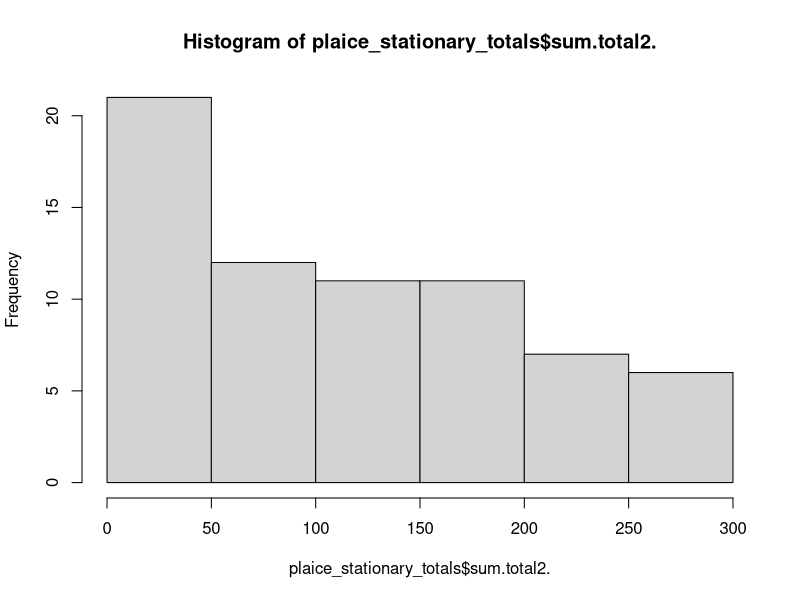
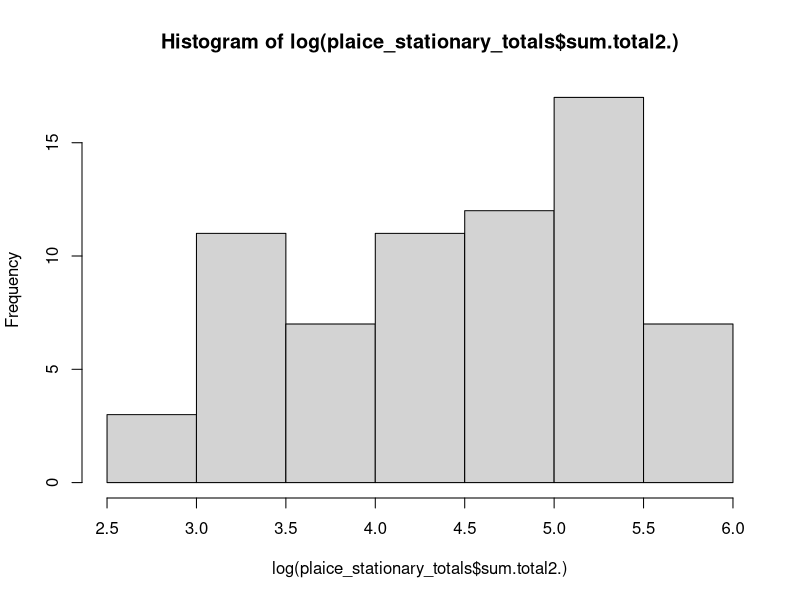
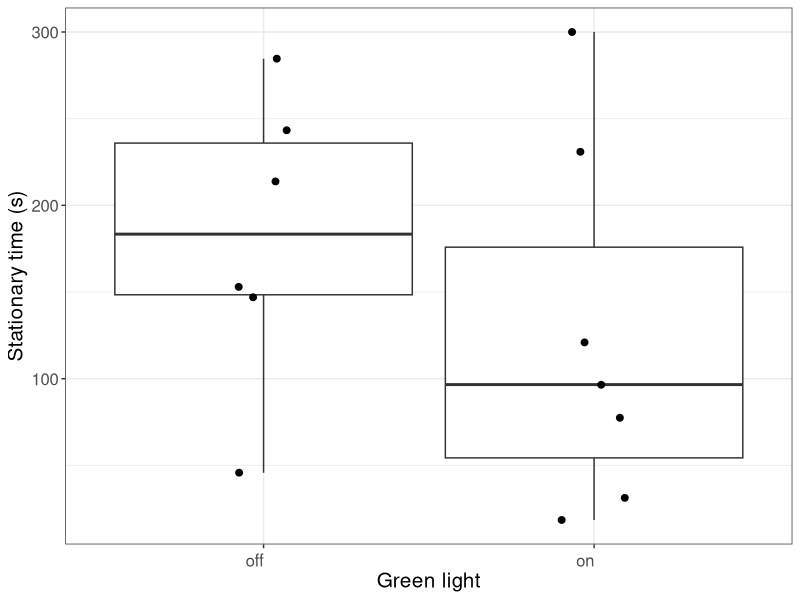
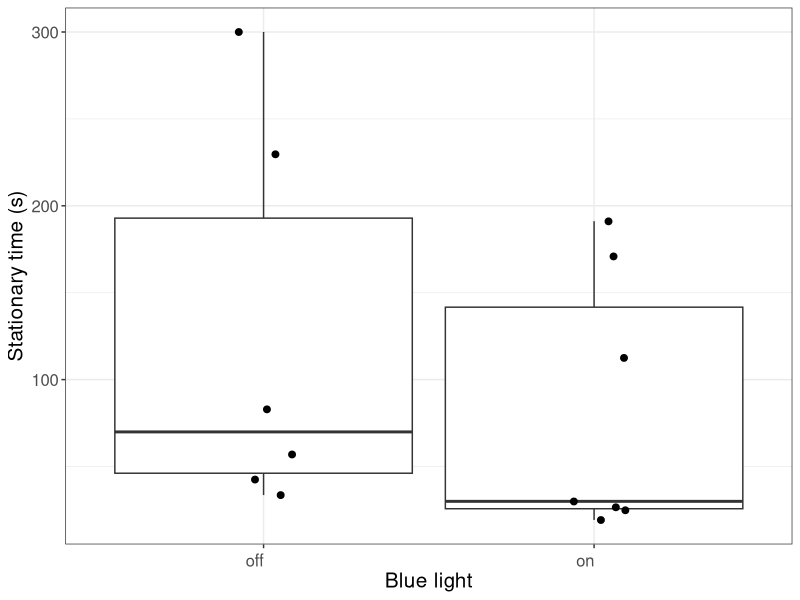
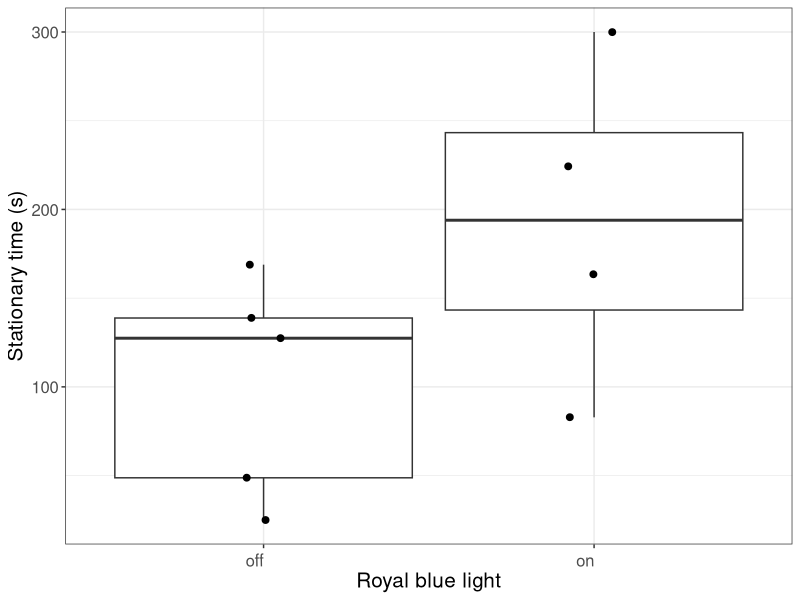
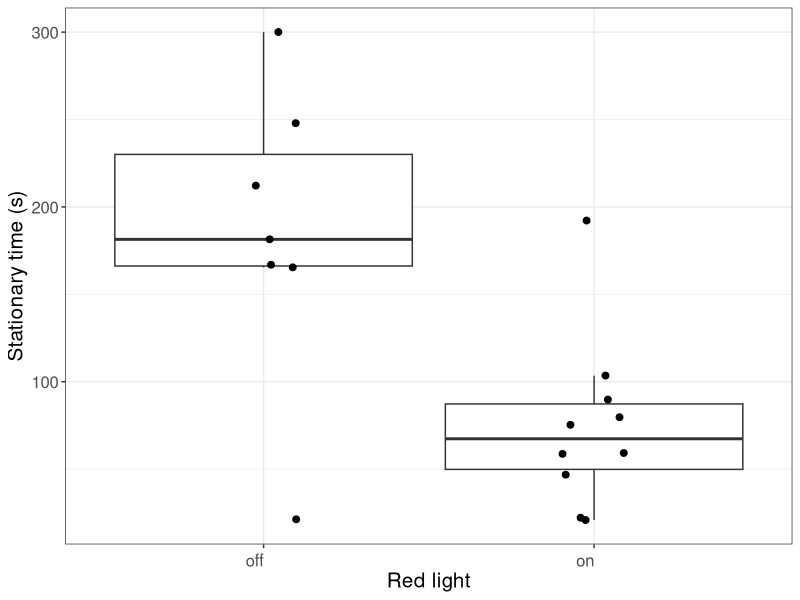
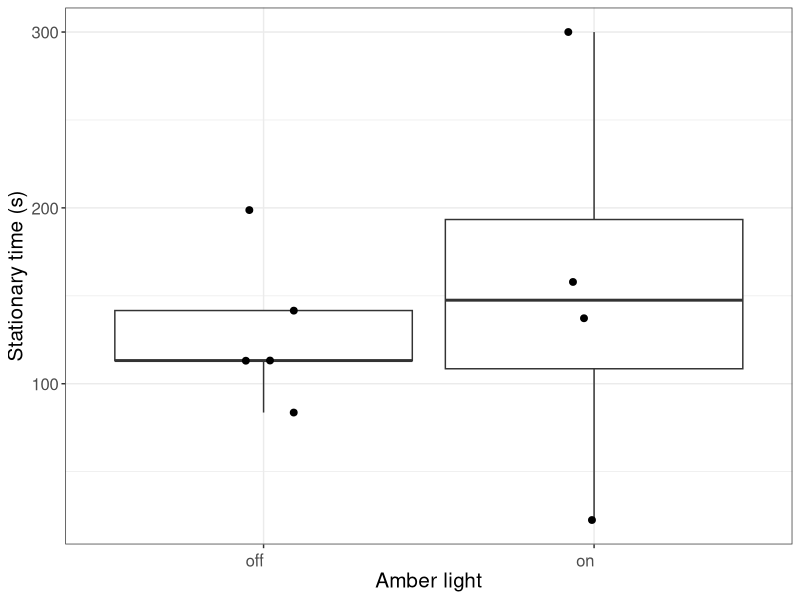
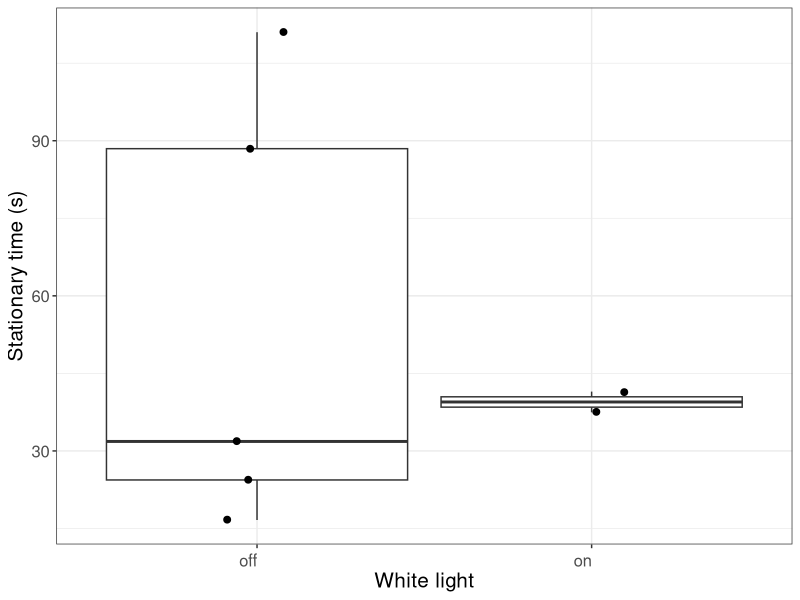

Here is the R script that generated these plots, in order:
###Plaice Tank Trial analysis
##Tank trials took place between 13th May 2021 and 23rd August 2021
##14 plaice were measured, where only 5 moved
#The tank was 2.5m by 170cm tank, with a blue fabric background and sand/sediment bottom
##subjected fish to light (around 50 watts**, a single LED made by SafetyNet Technologies)for 5 minutes, with 5 mins of no light immediately before
#stationary_(light or control)_stop = fish starts to move again
##each behaviour was also characterised as either _on or _off #The tank was 2.5m by 170cm tank, with a blue fabric background and sand/sediment bottom
##subjected fish to light (around 50 watts**, a single LED made by SafetyNet Technologies)for 5 minutes, with 5 mins of no light immediately before
##6 light colours were used - blue, red, green, white, amber, royal blue 
##repeated for continuous and flashing light (4hz)
##one light was at either end of the tank - and I alternated between which side was switched on to rule out a tank-side bias 
##therefore, the light that was not  being switched on at one end of the tank was the control light
##videos analysed to see how fish responded to light, and whether certain colours influenced type of response)
#Behaviour types: 
#stationary_(light or control) = fish stationary for at least 15 seconds
#stationary_(light or control)_stop = fish starts to move again
##each behaviour was also characterised as either _on or _off 

#set wd
library(dplyr)
library(ggplot2)
library(ggpubr)

##out of 14 plaice, only 5 moved (and subsequently only 5 have been analysed, as the other 9 did not move the entire trial)

#setwd
###needs length in
plaice_stationary<-read.csv("plaice_stationary.csv")
###raw stationary data
plaice_stationary2<-plaice_stationary[,-(1)]   

plaice_stationary_totals<-read.csv("stationary_total_control_exp.csv")
##totals for either control or exp side of tank.
##possibility of 4 data points per plaice per colour mode. 
##at least one value for total time spent stationary in on/off light conditions
plaice_stat_entire_trial<-read.csv("plaice_stat_colours2.csv")
##Plaice trials where plaice were stationary for entirety of lights off and on conditions for certain colours
plaice_active_entiretrial<-read.csv("plaice_active_entiretrial.csv")
###plaice trials where plaice plaice were active entire time for a light colour trial

##trials where plaice were stationary entire time
#stat_totes<-plaice_stationary2%>% group_by(trial_number, light_colour, light_type) %>%
#  filter(time[2]>= 590 & time[1]<=16)
#stat_total<- split(stat_totes, paste0(stat_totes$trial_number,sep="_", stat_totes$light_type, sep="_", stat_totes$light_colour))


##get rid of trials that were stationary the whole time (each trial less than 2 and first value in time column less than 16 seconds are deleted)
stat_filter<-plaice_stationary2%>% group_by(trial_number, light_colour, light_type) %>%
  filter(!(n() <= 2 & time[1]<=16))
###list to see diff group numbers
stat_filter2<-stat_filter%>% group_by(trial_number, light_colour, light_type) %>%
  filter(!(n() <= 1))
trials<- split(stat_filter2, paste0(stat_filter2$trial_number,sep="_", stat_filter2$light_type, sep="_", stat_filter2$light_colour))
##30 different trials that had stationary episodes, but weren't stationary for the whole trial

###Questions-
##Does light affect behaviour? - compare behaviour between 'on' and 'off' codes. 
##Does light colour affect behaviour? - compare behaviour across colours- for 'on' behaviour codes - more time stationary?
##Is there a difference in  behaviour between flashing and continuous light modes? -compare behaviour in across 2 treatments. 
##Do fish become habituated to light- 1) after initial exposure (during individual trial)? - 
#2) after whole trial period? (after exposure to all 6 colour modes)- trial number - does behaviour change depending on trial order


####data exploration#####
hist(plaice_stationary_totals$sum.total2.)
hist(log(plaice_stationary_totals$sum.total2.))
##better

####PLOTS AND TABLES######
##stationary totals different for on and off??
green_time_total<-subset(plaice_stationary_totals, plaice_stationary_totals$light_colour=="green")
green_table<-green_time_total %>% 
  group_by(light_mode) %>%
  summarize_at(vars("sum.total2."), funs(mean, sd))

green_time_plot<-ggplot(green_time_total, aes(x=light_mode, y=sum.total2.)) + 
  geom_boxplot(outlier.shape = NA,position=position_dodge(width=1), width=0.9)+
  geom_point(position=position_jitter(width=0.1, height=.1), size=2)+
  labs(x = "Green light", 
       y = "Stationary time (s)")+
  theme_bw()+
  theme(axis.text.x = element_text(angle = 1, vjust = 0.5, hjust=1))+
  theme(text = element_text(size=15))+
  theme(legend.title=element_blank())+
  scale_fill_grey(start = 0.6, end = .9)
green_time_plot

blue_time_total<-subset(plaice_stationary_totals, plaice_stationary_totals$light_colour=="blue")

blue_table<-blue_time_total %>% 
  group_by(light_mode) %>%
  summarize_at(vars("sum.total2."), funs(mean, sd))

blue_time_plot<-ggplot(blue_time_total, aes(x=light_mode, y=sum.total2.)) + 
  geom_boxplot(outlier.shape = NA,position=position_dodge(width=1), width=0.9)+
  geom_point(position=position_jitter(width=0.1, height=.1), size=2)+
  labs(x = "Blue light", 
       y = "Stationary time (s)")+
  theme_bw()+
  theme(axis.text.x = element_text(angle = 1, vjust = 0.5, hjust=1))+
  theme(text = element_text(size=15))+
  theme(legend.title=element_blank())+
  scale_fill_grey(start = 0.6, end = .9)
blue_time_plot

royalblue_time_total<-subset(plaice_stationary_totals, plaice_stationary_totals$light_colour=="royalblue")

royalblue_table<-royalblue_time_total %>% 
  group_by(light_mode) %>%
  summarize_at(vars("sum.total2."), funs(mean, sd))

royalblue_time_plot<-ggplot(royalblue_time_total, aes(x=light_mode, y=sum.total2.)) + 
  geom_boxplot(outlier.shape = NA,position=position_dodge(width=1), width=0.9)+
  geom_point(position=position_jitter(width=0.1, height=.1), size=2)+
  labs(x = "Royal blue light", 
       y = "Stationary time (s)")+
  theme_bw()+
  theme(axis.text.x = element_text(angle = 1, vjust = 0.5, hjust=1))+
  theme(text = element_text(size=15))+
  theme(legend.title=element_blank())+
  scale_fill_grey(start = 0.6, end = .9)
royalblue_time_plot

red_time_total<-subset(plaice_stationary_totals, plaice_stationary_totals$light_colour=="red")

red_table<-red_time_total %>% 
  group_by(light_mode, light_type) %>%
  summarize_at(vars("sum.total2."), funs(mean, sd))

red_time_plot<-ggplot(red_time_total, aes(x=light_mode, y=sum.total2.)) + 
  geom_boxplot(outlier.shape = NA,position=position_dodge(width=1), width=0.9)+
  geom_point(position=position_jitter(width=0.1, height=.1), size=2)+
  labs(x = "Red light", 
       y = "Stationary time (s)")+
  theme_bw()+
  theme(axis.text.x = element_text(angle = 1, vjust = 0.5, hjust=1))+
  theme(text = element_text(size=15))+
  theme(legend.title=element_blank())+
  scale_fill_grey(start = 0.6, end = .9)
red_time_plot

amber_time_total<-subset(plaice_stationary_totals, plaice_stationary_totals$light_colour=="amber")

amber_table<-amber_time_total %>% 
  group_by(light_mode, light_type) %>%
  summarize_at(vars("sum.total2."), funs(mean, sd))


amber_time_plot<-ggplot(amber_time_total, aes(x=light_mode, y=sum.total2.)) + 
  geom_boxplot(outlier.shape = NA,position=position_dodge(width=1), width=0.9)+
  geom_point(position=position_jitter(width=0.1, height=.1), size=2)+
  labs(x = "Amber light", 
       y = "Stationary time (s)")+
  theme_bw()+
  theme(axis.text.x = element_text(angle = 1, vjust = 0.5, hjust=1))+
  theme(text = element_text(size=15))+
  theme(legend.title=element_blank())+
  scale_fill_grey(start = 0.6, end = .9)
amber_time_plot

white_time_total<-subset(plaice_stationary_totals, plaice_stationary_totals$light_colour=="white")

white_table<-white_time_total %>% 
  group_by(light_mode, light_type) %>%
  summarize_at(vars("sum.total2."), funs(mean, sd))

white_time_plot<-ggplot(white_time_total, aes(x=light_mode, y=sum.total2.)) + 
  geom_boxplot(outlier.shape = NA,position=position_dodge(width=1), width=0.9)+
  geom_point(position=position_jitter(width=0.1, height=.1), size=2)+
  labs(x = "White light", 
       y = "Stationary time (s)")+
  theme_bw()+
  theme(axis.text.x = element_text(angle = 1, vjust = 0.5, hjust=1))+
  theme(text = element_text(size=15))+
  theme(legend.title=element_blank())+
  scale_fill_grey(start = 0.6, end = .9)
white_time_plot

###opposites in royal blue and red, others not a clear pattern


##Difference between flashing and contin??
amber_ec<-ggplot(amber_time_total, aes(x=light_mode, y=sum.total2., shape=light_type)) + 
  geom_boxplot(outlier.shape = NA,position=position_dodge(width=1), width=0.9)+
  geom_point(position=position_jitterdodge(dodge.width=1))+
  scale_shape_manual(values = c(1, 17),labels=c('Continuous', 'Flashing'))+
  labs(x = "Amber light", 
       y = "Stationary time (s)")+
  theme_bw()+
  theme(axis.text.x = element_text(angle = 1, vjust = 0.5, hjust=1))+
  theme(legend.title=element_blank())+
  theme(text = element_text(size=11))+
  scale_fill_grey(start = 0.6, end = .9)
amber_ec
##opposite effect here?

green_ec<-ggplot(green_time_total, aes(x=light_mode, y=sum.total2., shape=light_type)) + 
  geom_boxplot(outlier.shape = NA,position=position_dodge(width=1), width=0.9)+
  geom_point(position=position_jitterdodge(dodge.width=1))+
  scale_shape_manual(values = c(1, 17),labels=c('Continuous', 'Flashing'))+
  labs(x = "Green light", 
       y = "Stationary time (s)")+
  theme_bw()+
  theme(axis.text.x = element_text(angle = 1, vjust = 0.5, hjust=1))+
  theme(legend.title=element_blank())+
  theme(text = element_text(size=11))+
  scale_fill_grey(start = 0.6, end = .9)
green_ec
##no difference really

blue_ec<-ggplot(blue_time_total, aes(x=light_mode, y=sum.total2., shape=light_type)) + 
  geom_boxplot(outlier.shape = NA,position=position_dodge(width=1), width=0.9)+
  geom_point(position=position_jitterdodge(dodge.width=1))+
  scale_shape_manual(values = c(1, 17),labels=c('Continuous', 'Flashing'))+
  labs(x = "Blue light", 
       y = "Stationary time (s)")+
  theme_bw()+
  theme(axis.text.x = element_text(angle = 1, vjust = 0.5, hjust=1))+
  theme(legend.title=element_blank())+
  theme(text = element_text(size=11))+
  scale_fill_grey(start = 0.6, end = .9)
blue_ec
##no difference

white_ec<-ggplot(white_time_total, aes(x=light_mode, y=sum.total2., shape=light_type)) + 
  geom_boxplot(outlier.shape = NA,position=position_dodge(width=1), width=0.9)+
  geom_point(position=position_jitterdodge(dodge.width=1))+
  scale_shape_manual(values = c(1, 17),labels=c('Continuous', 'Flashing'))+
  labs(x = "White light", 
       y = "Stationary time (s)")+
  theme_bw()+
  theme(axis.text.x = element_text(angle = 1, vjust = 0.5, hjust=1))+
  theme(legend.title=element_blank())+
  theme(text = element_text(size=11))+
  scale_fill_grey(start = 0.6, end = .9)
white_ec
##no comparison (no stationary behaviour for lights on flashing)

red_ec<-ggplot(red_time_total, aes(x=light_mode, y=sum.total2., shape=light_type)) + 
  geom_boxplot(outlier.shape = NA,position=position_dodge(width=1), width=0.9)+
  geom_point(position=position_jitterdodge(dodge.width=1))+
  scale_shape_manual(values = c(1, 17),labels=c('Continuous', 'Flashing'))+
  labs(x = "Red light", 
       y = "Stationary time (s)")+
  theme_bw()+
  theme(axis.text.x = element_text(angle = 1, vjust = 0.5, hjust=1))+
  theme(legend.title=element_blank())+
  theme(text = element_text(size=11))+
  scale_fill_grey(start = 0.6, end = .9)
red_ec
##not much of a difference

rblue_ec<-ggplot(royalblue_time_total, aes(x=light_mode, y=sum.total2., shape=light_type)) + 
  geom_boxplot(outlier.shape = NA,position=position_dodge(width=1), width=0.9)+
  geom_point(position=position_jitterdodge(dodge.width=1))+
  scale_shape_manual(values = c(1, 17),labels=c('Continuous', 'Flashing'))+
  labs(x = "Royal blue light", 
       y = "Stationary time (s)")+
  theme_bw()+
  theme(axis.text.x = element_text(angle = 1, vjust = 0.5, hjust=1))+
  theme(legend.title=element_blank())+
  theme(text = element_text(size=11))+
  scale_fill_grey(start = 0.6, end = .9)
rblue_ec

###not much of a pattern, large variation


###Experimental or control preferences (towards light or away?)
amber_cf<-ggplot(amber_time_total, aes(x=light_mode, y=sum.total2., shape=control_light)) + 
  geom_boxplot(outlier.shape = NA,position=position_dodge(width=1), width=0.9)+
  geom_point(position=position_jitterdodge(dodge.width=1))+
  scale_shape_manual(values = c(1, 17),labels=c('Control', 'Experimental'))+
  labs(x = "Amber light", 
       y = "Stationary time (s)")+
  theme_bw()+
  theme(axis.text.x = element_text(angle = 1, vjust = 0.5, hjust=1))+
  theme(legend.title=element_blank())+
  theme(text = element_text(size=11))+
  scale_fill_grey(start = 0.6, end = .9)
amber_cf


green_cf<-ggplot(green_time_total, aes(x=light_mode, y=sum.total2., shape=control_light)) + 
  geom_boxplot(outlier.shape = NA,position=position_dodge(width=1), width=0.9)+
  geom_point(position=position_jitterdodge(dodge.width=1))+
  scale_shape_manual(values = c(1, 17),labels=c('Control', 'Experimental'))+
  labs(x = "Green light", 
       y = "Stationary time (s)")+
  theme_bw()+
  theme(axis.text.x = element_text(angle = 1, vjust = 0.5, hjust=1))+
  theme(legend.title=element_blank())+
  theme(text = element_text(size=11))+
  scale_fill_grey(start = 0.6, end = .9)
green_cf


blue_cf<-ggplot(blue_time_total, aes(x=light_mode, y=sum.total2., shape=control_light)) + 
  geom_boxplot(outlier.shape = NA,position=position_dodge(width=1), width=0.9)+
  geom_point(position=position_jitterdodge(dodge.width=1))+
  scale_shape_manual(values = c(1, 17),labels=c('Control', 'Experimental'))+
  labs(x = "Blue light", 
       y = "Stationary time (s)")+
  theme_bw()+
  theme(axis.text.x = element_text(angle = 1, vjust = 0.5, hjust=1))+
  theme(legend.title=element_blank())+
  theme(text = element_text(size=11))+
  scale_fill_grey(start = 0.6, end = .9)
blue_cf


white_cf<-ggplot(white_time_total, aes(x=light_mode, y=sum.total2., shape=control_light)) + 
  geom_boxplot(outlier.shape = NA,position=position_dodge(width=1), width=0.9)+
  geom_point(position=position_jitterdodge(dodge.width=1))+
  scale_shape_manual(values = c(1, 17),labels=c('Control', 'Experimental'))+
  labs(x = "Whitelight", 
       y = "Stationary time (s)")+
  theme_bw()+
  theme(axis.text.x = element_text(angle = 1, vjust = 0.5, hjust=1))+
  theme(legend.title=element_blank())+
  theme(text = element_text(size=11))+
  scale_fill_grey(start = 0.6, end = .9)
white_cf


red_cf<-ggplot(red_time_total, aes(x=light_mode, y=sum.total2., shape=control_light)) + 
  geom_boxplot(outlier.shape = NA,position=position_dodge(width=1), width=0.9)+
  geom_point(position=position_jitterdodge(dodge.width=1))+
  scale_shape_manual(values = c(1, 17),labels=c('Control', 'Experimental'))+
  labs(x = "Red light", 
       y = "Stationary time (s)")+
  theme_bw()+
  theme(axis.text.x = element_text(angle = 1, vjust = 0.5, hjust=1))+
  theme(legend.title=element_blank())+
  theme(text = element_text(size=11))+
  scale_fill_grey(start = 0.6, end = .9)
red_cf


rblue_cf<-ggplot(royalblue_time_total, aes(x=light_mode, y=sum.total2., shape=control_light)) + 
  geom_boxplot(outlier.shape = NA,position=position_dodge(width=1), width=0.9)+
  geom_point(position=position_jitterdodge(dodge.width=1))+
  scale_shape_manual(values = c(1, 17),labels=c('Control', 'Experimental'))+
  labs(x = "Royal blue light", 
       y = "Stationary time (s)")+
  theme_bw()+
  theme(axis.text.x = element_text(angle = 1, vjust = 0.5, hjust=1))+
  theme(legend.title=element_blank())+
  theme(text = element_text(size=11))+
  scale_fill_grey(start = 0.6, end = .9)
rblue_cf
###not clear pattern, more clear differences in royal blue. small sample size

######ACTIVE PLAICE FOR HALF TRIAL######
##active (e.g. no time spent stationary for half trials first)
##subset where rows are n=1.
stat_active_1<-plaice_stationary_totals%>% group_by(trial_number, light_colour, light_type) %>%
  filter((n() <= 1))
##5 trials.

##change corresponding trial to active
stat_active_1$control_light<-"both"
stat_active_1_off<-subset(stat_active_1, stat_active_1$light_mode=="off")
stat_active_1_off$light_mode<-"on"
stat_active_1_off$sum.total2.<-0  
stat_active_1_off$LightFact <- stat_active_1_off$light_colour
stat_active_1_off$TypeFact <- stat_active_1_off$light_type


##now do for lights on (change that they were active in lgihts off)
stat_active_1_on<-subset(stat_active_1, stat_active_1$light_mode=="on")
stat_active_1_on$light_mode<-"off"
stat_active_1_on$sum.total2.<-0  
stat_active_1_on$LightFact <- "off"
stat_active_1_on$TypeFact <- "off"

stat_active_half<-rbind(stat_active_1_on,stat_active_1_off)

stationary_side_new_activehalf<-rbind(plaice_stationary_totals,stat_active_half)
###added 5 on 
stationary_activehalf<- split(stationary_side_new_activehalf, paste0(stationary_side_new_activehalf$trial_number,sep="_", stationary_side_new_activehalf$light_type, sep="_", stationary_side_new_activehalf$light_colour))
##no more rows containing just 1 now


stationary_side_new_activehalf$LightFact <- factor(stationary_side_new_activehalf$LightFact, levels = c("off", "amber", "blue", "green", "red","royalblue","white"))
stationary_side_new_activehalf$light_order<-as.factor(stationary_side_new_activehalf$light_order)
stationary_side_new_activehalf$type_order<-as.factor(stationary_side_new_activehalf$type_order)
stationary_side_new_activehalf$trial_number<-as.factor(stationary_side_new_activehalf$trial_number)
stationary_side_new_activehalf$control_light<- factor(stationary_side_new_activehalf$control_light, levels = c("control", "light", "both"))


##try looking with model

hist(stationary_side_new_activehalf$sum.total2.)
##kind of normally distributed 
hist(log(stationary_side_new_activehalf$sum.total2.))
##left skewed - zero inflated because havent added stationary ones yet.
##300 seconds for being stationary entire trial

require(lmerTest)
total<-lmer(sum.total2.~ 
              +LightFact
            +light_type
            +type_order
            +light_order
            +control_light
            +(1|light_side)
            +(1|trial_number),
            data=stationary_side_new_activehalf)
summary(total)
#Linear mixed model fit by REML. t-tests use Satterthwaite's method [
#lmerModLmerTest]
#Formula: sum.total2. ~ +LightFact + light_type + type_order + light_order +  
#  control_light + (1 | light_side) + (1 | trial_number)
#Data: stationary_side_new_activehalf

#REML criterion at convergence: 689

#Scaled residuals: 
#  Min      1Q  Median      3Q     Max 
#-1.4365 -0.7018 -0.1074  0.5476  2.2594 

#Random effects:
#  Groups       Name        Variance Std.Dev.
#trial_number (Intercept)    0      0.00   
#light_side   (Intercept) 1353     36.79   
#Residual                 5721     75.64   
#Number of obs: 73, groups:  trial_number, 5; light_side, 2

#Fixed effects:
#  Estimate Std. Error       df t value Pr(>|t|)   
#(Intercept)         140.439     36.518    2.422   3.846  0.04492 * 
#  LightFactamber        3.136     41.651   56.003   0.075  0.94024   
#LightFactblue       -60.506     31.415   56.418  -1.926  0.05915 . 
#LightFactgreen      -19.023     32.474   56.384  -0.586  0.56036   
#LightFactred        -86.893     29.079   56.551  -2.988  0.00415 **
#  LightFactroyalblue  105.518     44.589   56.040   2.366  0.02144 * 
#  LightFactwhite      -75.421     57.449   56.346  -1.313  0.19456   
#light_typeflashing   -8.520     18.834   56.117  -0.452  0.65273   
#type_order2          32.965     21.331   56.032   1.545  0.12788   
#light_order2        -58.637     29.363   56.936  -1.997  0.05061 . 
#light_order3       -101.467     36.413   56.987  -2.787  0.00722 **
#  light_order4         31.840     33.677   55.588   0.945  0.34852   
#light_order5        -14.887     39.966   56.572  -0.372  0.71092   
#light_order6         13.470     30.326   56.369   0.444  0.65862   
#control_lightlight    7.639     19.107   56.731   0.400  0.69079   
#control_lightboth   -87.410     38.639   56.434  -2.262  0.02755 * 
#  ---
#  Signif. codes:  0 ‘***’ 0.001 ‘**’ 0.01 ‘*’ 0.05 ‘.’ 0.1 ‘ ’ 1

#Correlation matrix not shown by default, as p = 16 > 12.
#Use print(x, correlation=TRUE)  or
#vcov(x)        if you need it

#optimizer (nloptwrap) convergence code: 0 (OK)
#boundary (singular) fit: see help('isSingular')

rb<-subset(stationary_side_new_activehalf,stationary_side_new_activehalf$light_colour=="royalblue")

rb_table<-rb%>% 
  group_by(light_mode) %>%
  summarize_at(vars("sum.total2."), funs(mean, sd))
rb_table

##royal blue and red
royalblue_time_plot<-ggplot(rb, aes(x=light_mode, y=sum.total2.)) + 
  geom_boxplot(outlier.shape = NA,position=position_dodge(width=1), width=0.9)+
  geom_point(position=position_jitter(width=0.1, height=.1), size=2)+
  labs(x = "Royal blue light", 
       y = "Stationary time (s)")+
  theme_bw()+
  theme(axis.text.x = element_text(angle = 1, vjust = 0.5, hjust=1))+
  theme(text = element_text(size=15))+
  theme(legend.title=element_blank())+
  scale_fill_grey(start = 0.6, end = .9)
royalblue_time_plot

red<-subset(stationary_side_new_activehalf,stationary_side_new_activehalf$light_colour=="red")

red_table<-red%>% 
  group_by(light_mode) %>%
  summarize_at(vars("sum.total2."), funs(mean, sd))
red_table

red_time_plot<-ggplot(red, aes(x=light_mode, y=sum.total2.)) + 
  geom_boxplot(outlier.shape = NA,position=position_dodge(width=1), width=0.9)+
  geom_point(position=position_jitter(width=0.1, height=.1), size=2)+
  labs(x = "Red light", 
       y = "Stationary time (s)")+
  theme_bw()+
  theme(axis.text.x = element_text(angle = 1, vjust = 0.5, hjust=1))+
  theme(text = element_text(size=15))+
  theme(legend.title=element_blank())+
  scale_fill_grey(start = 0.6, end = .9)
red_time_plot

plaice<-ggarrange(royalblue_time_plot,  red_time_plot, ncol=2)
plaice

ggsave(filename = "plaice.png", plot = plaice, width = 12, height = 10, dpi = 300)


###light side variation
pl<-ggplot(stationary_side_new_activehalf, aes(x=light_side, y=sum.total2.,shape=trial_number)) + 
  geom_boxplot(outlier.shape = NA,position=position_dodge(width=1), width=0.5)+
  #geom_point(position=position_jitterdodge(dodge.width=0.1), size=1.5)+
  #geom_point(position = position_jitterdodge(jitter.width = 0.1),size =1.75)+
  labs(x = "Trial number", 
       y = "Time spent stationary (s)")+
  theme_bw()+
  ylim(0,300)+
  #  theme(axis.text.x = element_text(angle = 1, vjust = 0.5, hjust=1))+
  theme(text = element_text(size=11))+
  theme(legend.title=element_blank())+
  #theme(axis.title.x=element_blank())+
  #theme(axis.title.y=element_blank())+
  # scale_x_discrete(labels=c('Amber', 'Blue','Green', 'Red','Royal blue', 'White'))+
  scale_fill_grey(start = 0.6, end = .9)
pl
##trials 13 - right side preference

######Second analysis######
###Includes trials where plaice were active or stationary for whole colour trials (not just in lights off or on conditions)
###Trials where plaice did not move for entire 2 hrs are not included.
plaice_stat_entire_trial2list<- split(plaice_stat_entire_trial, paste0(plaice_stat_entire_trial$trial_number,sep="_", plaice_stat_entire_trial$light_type, sep="_", plaice_stat_entire_trial$light_colour))
##28 trials not active for certain colour modes

###active entire trial
trials_active<- split(plaice_active_entiretrial,paste0(plaice_active_entiretrial$trial_number,sep="_", plaice_active_entiretrial$light_type, sep="_", plaice_active_entiretrial$light_colour))
##2 trials from 2 plaice

##check they have one active total for each on and off
plaice_stat_entire_trial<-plaice_stat_entire_trial[,-(1)]   
plaice_zero_in<-rbind(plaice_stat_entire_trial,plaice_active_entiretrial)
plaice_zero_in_list<- split(plaice_zero_in, paste0(plaice_zero_in$trial_number,sep="_", plaice_zero_in$light_type, sep="_", plaice_zero_in$light_colour))
##30 paired trials (28 stationary, 2 active)

##bind with first analysis dataframe
##remove columns 13 and 14
stationary_side_new_activehalf1<-stationary_side_new_activehalf[,-13]
stationary_side_new_activehalf1<-stationary_side_new_activehalf1[,-13]
plaice_zero_infl2<-rbind(plaice_zero_in,stationary_side_new_activehalf1)
plaice_zero_infl2list<- split(plaice_zero_infl2, paste0(plaice_zero_infl2$trial_number,sep="_", plaice_zero_infl2$light_type, sep="_", plaice_zero_infl2$light_colour))
##60 trials
##133 obs

plaice_zero_infl2$LightFact <- factor(plaice_zero_infl2$LightFact, levels = c("off", "amber", "blue", "green", "red","royalblue","white"))
plaice_zero_infl2$TypeFact <- factor(plaice_zero_infl2$TypeFact, levels = c("off", "flashing", "continuous"))
plaice_zero_infl2$light_order<-as.factor(plaice_zero_infl2$light_order)
plaice_zero_infl2$type_order<-as.factor(plaice_zero_infl2$type_order)
plaice_zero_infl2$trial_number<-as.factor(plaice_zero_infl2$trial_number)
plaice_zero_infl2$light_side<-as.factor(plaice_zero_infl2$light_side)
plaice_zero_infl2$control_light <- factor(plaice_zero_infl2$control_light, levels = c("control", "both", "light"))

hist(plaice_zero_infl2$sum.total2.)
##300 inflated not normally distributed 

##GLMM

linear1 <- lmer(sum.total2. ~ 
                  +LightFact
                +light_type
                +control_light
                +(1|light_side)
                +light_order
                +type_order
                +(1|trial_number), data = plaice_zero_infl2) 
summary(linear1)

#Linear mixed model fit by REML. t-tests use Satterthwaite's method [
#lmerModLmerTest]
#Formula: sum.total2. ~ +LightFact + light_type + control_light + (1 |  
#    light_side) + light_order + type_order + (1 | trial_number)
#   Data: plaice_zero_infl2

#REML criterion at convergence: 1420.1

#Scaled residuals: 
#     Min       1Q   Median       3Q      Max 
#-1.93551 -0.54314  0.03761  0.63838  2.67379 

#Random effects:
# Groups       Name        Variance Std.Dev.
# trial_number (Intercept) 2585     50.84   
# light_side   (Intercept)    0      0.00   
# Residual                 6925     83.21   
#Number of obs: 133, groups:  trial_number, 5; light_side, 2

#Fixed effects:
#                   Estimate Std. Error       df t value Pr(>|t|)    
#(Intercept)         151.734     32.341   13.041   4.692 0.000418 ***
#LightFactamber       21.227     27.968  113.052   0.759 0.449454    
#LightFactblue       -41.033     27.766  113.040  -1.478 0.142245    
#LightFactgreen      -15.960     27.591  113.074  -0.578 0.564110    
#LightFactred        -65.098     26.078  113.051  -2.496 0.013991 *  
#LightFactroyalblue   22.403     29.066  113.037   0.771 0.442452    
#LightFactwhite       13.548     30.421  113.127   0.445 0.656905    
#light_typeflashing   -9.104     15.084  113.089  -0.604 0.547366    
#control_lightboth  -136.323     33.403  114.634  -4.081 8.32e-05 ***
#control_lightlight   -5.253     15.448  113.438  -0.340 0.734467    
#light_order2        -43.408     26.387  113.013  -1.645 0.102744    
#light_order3         44.959     26.517  113.032   1.696 0.092729 .  
#light_order4         70.045     25.746  113.206   2.721 0.007545 ** 
#light_order5         82.592     26.376  113.304   3.131 0.002214 ** 
#light_order6         48.112     25.715  113.405   1.871 0.063926 .  
#type_order2          58.693     15.594  113.120   3.764 0.000267 ***
#---
#Signif. codes:  0 ‘***’ 0.001 ‘**’ 0.01 ‘*’ 0.05 ‘.’ 0.1 ‘ ’ 1

#Correlation matrix not shown by default, as p = 16 > 12.
#Use print(x, correlation=TRUE)  or
#    vcov(x)        if you need it

#optimizer (nloptwrap) convergence code: 0 (OK)
#boundary (singular) fit: see help('isSingular')

###individual variation here in this model
plaice_zero_infl2$trial_number  = factor(plaice_zero_infl2$trial_number, levels=c("3","5","8","10","13"))

###plot variation here
pl<-ggplot(plaice_zero_infl2, aes(x=trial_number, y=sum.total2.,shape=light_mode)) + 
  geom_boxplot(outlier.shape = NA,position=position_dodge(width=1), width=0.5)+
  #geom_point(position=position_jitterdodge(dodge.width=0.1), size=1.5)+
  geom_point(position = position_jitterdodge(jitter.width = 0.1),size =1.75)+
  labs(x = "Trial number", 
       y = "Time spent stationary (s)")+
  theme_bw()+
  ylim(0,300)+
  #  theme(axis.text.x = element_text(angle = 1, vjust = 0.5, hjust=1))+
  theme(text = element_text(size=11))+
  theme(legend.title=element_blank())+
  #theme(axis.title.x=element_blank())+
  #theme(axis.title.y=element_blank())+
  # scale_x_discrete(labels=c('Amber', 'Blue','Green', 'Red','Royal blue', 'White'))+
  scale_fill_grey(start = 0.6, end = .9)
pl

## between colour modes and trial 8 in particular
